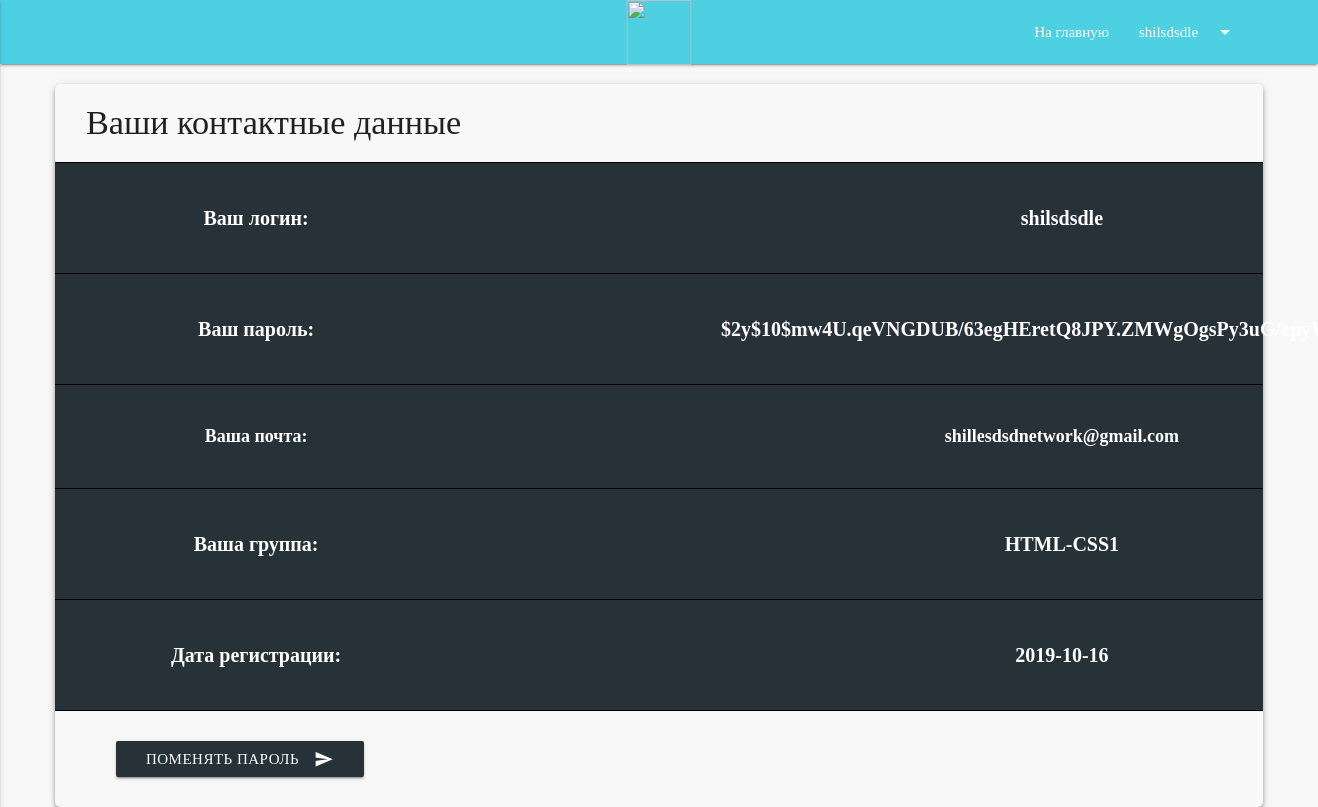
The app's page /profile (signed in) with its own data.
### tables this page shows
CREATE TABLE `users` (
  `id` int(11) NOT NULL,
  `login` varchar(255) NOT NULL,
  `password` varchar(255) NOT NULL,
  `name` varchar(255) DEFAULT NULL,
  `surname` varchar(255) NOT NULL,
  `birth_date` varchar(255) NOT NULL,
  `email` varchar(255) NOT NULL,
  `token` text NOT NULL,
  `verefy` int(11) NOT NULL,
  `tel` varchar(255) NOT NULL,
  `registration_date` date NOT NULL,
  `group_id` varchar(255) NOT NULL DEFAULT 'Отсутствует',
  `role_id` int(11) NOT NULL
);

### app/Connection.php (called while the page is built, shortened)
<?php
class Connection
{
    private static $instance;
    private $connection;
    private function __construct()
    {
        $this->connection = new mysqli(self::SERVER_NAME, self::USERNAME, self::PASSWORD, self::DB_NAME);
        $this->connection->set_charset("utf8");
    }
    public static function getInstance()
    {
        if (!self::$instance) {
            self::$instance = new Connection();
        }
        return self::$instance;
    }
    public function query($sql) {
        return $this->connection->query($sql);
    }
}

### app/UserObject.php (called while the page is built, shortened)
<?php
class UserObject extends AbstractModel{
    function query($sql)
    {
        return Connection::getInstance()->query($sql);
    }
    public function getElementsTable($row_table,$id)
    {
        $getGroup =  $this->query("SELECT `$row_table` FROM `users` WHERE id='$id'");
        $row_ass = $getGroup->fetch_assoc();
        return $row_ass[$row_table];
    }
}

### resources/views/account/profile-user.php (the view, shortened to what this page needs)
<div class="container">
    <div class="row z-depth-2" style="margin-top: 20px; border-radius: 5px">
        <div class="col s12">
            <h4 style="margin: 20px;">Ваши контактные данные</h4>
            <div class="row" style="color: #fff; font-weight: bold; font-size: 20px; background-color: #263238; border-bottom: 1px solid #000; border-top: 1px solid #000;  padding-bottom: 20px; padding-top: 20px">
                <div class="col l4 s6">
                    <p class="profil-content">Ваш логин:</p>
                </div>
                <div class="col l4 s6 offset-l4">
                    <p class="profil-content"> <?php echo $admin->getElementsTable('login',$id) ?></p>
                </div>
            </div>
            <div class="row" style="color: #fff; font-weight: bold; font-size: 20px; background-color: #263238; border-bottom: 1px solid #000;   padding-bottom: 20px; padding-top: 20px">
                <div class="col l4 s6">
                    <p class="profil-content">Ваш пароль:</p>
                </div>
                <div class="col l4 s6 offset-l4">
                    <p class="profil-content"> <?php echo $_SESSION['user'][2]?></p>
                </div>
            </div>
            <div class="row"  style="color: #fff; font-weight: bold; font-size: 18px; background-color: #263238; border-bottom: 1px solid #000;   padding-bottom: 20px; padding-top: 20px">
                <div class="col l4 s6">
                    <p class="profil-content">Ваша почта:</p>
                </div>
                <div class="col l4 s6 offset-l4">
                    <p class="profil-content"><?php echo $admin->getElementsTable('email',$id) ?></p>
                </div>
            </div>
            <div class="row" style="color: #fff; font-weight: bold; font-size: 20px; background-color: #263238; border-bottom: 1px solid #000;  padding-bottom: 20px; padding-top: 20px">
                <div class="col l4 s6">
                    <p class="profil-content">Ваша группа:</p>
                </div>
                <div class="col l4 s6 offset-l4">
                    <p class="profil-content"><?php echo $admin->getElementsTable('group_id',$id) ?></p>
                </div>
            </div>
            <div class="row" style="color: #fff; font-weight: bold; font-size: 20px; background-color: #263238; border-bottom: 1px solid #000;   padding-bottom: 20px; padding-top: 20px">
                <div class="col l4 s6">
                    <p class="profil-content">Дата регистрации:</p>
                </div>
                <div class="col l4 s6 offset-l4">
                    <p class="profil-content"><?php echo $admin->getElementsTable('registration_date',$id) ?></p>
                </div>
            </div>
            <div class="row">
                <div class="col s12">
                    <a href="password?email=<?php echo $admin->getElementsTable('email',$id) ?>" style="margin: 30px 0 30px 50px;" class="btn waves-effect waves-light blue-grey darken-4 white-text" type="submit" name="action">Поменять пароль
                        <i class="material-icons right">send</i>
                    </a>
                </div>
            </div>
        </div>
    </div>
</div>

### public/css/style.css (style rules this page uses)
html { font-family: Calibri; height: 100%; }
body { background-color: #f8f8f8; }
.profil-content { display: flex; justify-content: center; }

### resources/views/account/profile-user.php (style rules this page uses)
.row { margin: 0; }

### records on screen
users: login "shilsdsdle", email "shillesdsdnetwork@gmail.com", group "HTML-CSS1", registration_date "2019-10-16"

### other values on screen
$_SESSION['user'][1] "shilsdsdle"
